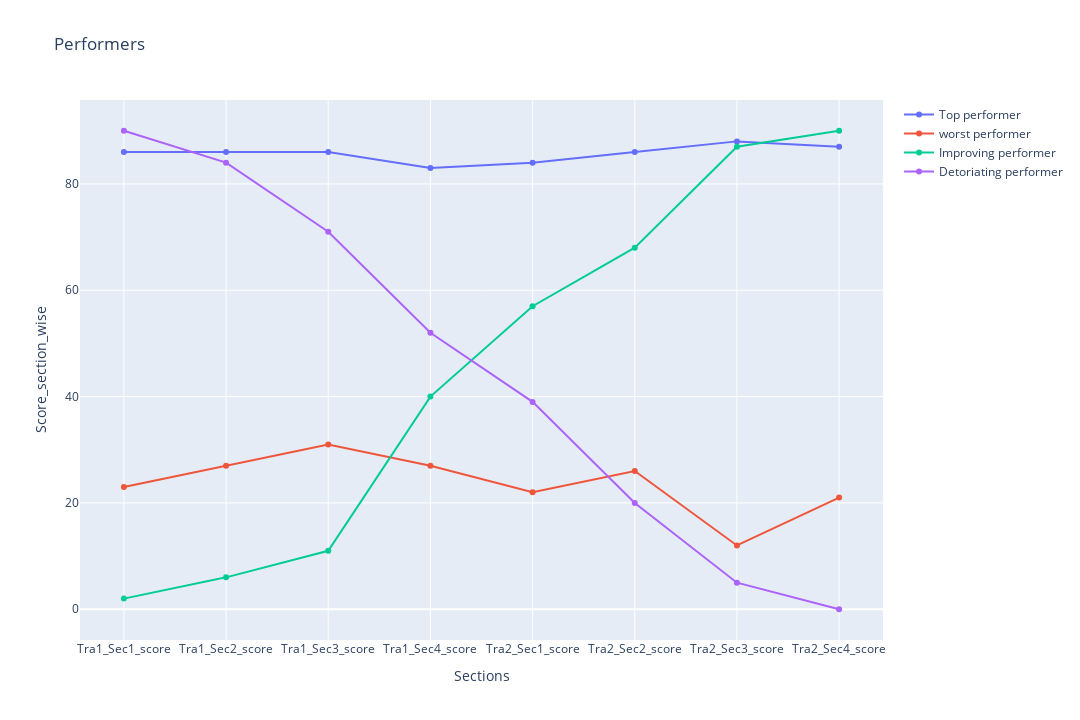

Notebook code for this chart:
### Code cell
# Showing best, worst, improving, deteriorating users ( *I am not able to make it dynamic*)
fig = go.Figure() 
fig.add_trace(go.Scatter(x=section_wise_score_trans.index[0:8],y=section_wise_score_trans['Dhanuk Subramanian'],
                    mode='lines+markers',
                    name='Top performer'))
fig.add_trace(go.Scatter(x=section_wise_score_trans.index[0:8],y=section_wise_score_trans['Madhav Sagar'],
                    mode='lines+markers',
                    name='worst performer'))
fig.add_trace(go.Scatter(x=section_wise_score_trans.index[0:8],y=section_wise_score_trans['Riaan Swamy'],
                    mode='lines+markers',
                    name='Improving performer'))
fig.add_trace(go.Scatter(x=section_wise_score_trans.index[0:8],y=section_wise_score_trans['Shayak Saran'],
                    mode='lines+markers',
                    name='Detoriating performer'))
fig.update_layout(title='Performers', xaxis_title='Sections', yaxis_title='Score_section_wise',height=720,width=1080)


fig.show()

### Figure 1 — Plotly figure (JSON) as saved in the notebook; plotly's stock layout.template omitted (floating-point values rounded to 4 significant figures)
{"data": [{"mode": "lines+markers", "name": "Top performer", "type": "scatter", "x": ["Tra1_Sec1_score", "Tra1_Sec2_score", "Tra1_Sec3_score", "Tra1_Sec4_score", "Tra2_Sec1_score", "Tra2_Sec2_score", "Tra2_Sec3_score", "Tra2_Sec4_score"], "y": [86, 86, 86, 83, 84, 86, 88, 87, 686]}, {"mode": "lines+markers", "name": "worst performer", "type": "scatter", "x": ["Tra1_Sec1_score", "Tra1_Sec2_score", "Tra1_Sec3_score", "Tra1_Sec4_score", "Tra2_Sec1_score", "Tra2_Sec2_score", "Tra2_Sec3_score", "Tra2_Sec4_score"], "y": [23, 27, 31, 27, 22, 26, 12, 21, 189]}, {"mode": "lines+markers", "name": "Improving performer", "type": "scatter", "x": ["Tra1_Sec1_score", "Tra1_Sec2_score", "Tra1_Sec3_score", "Tra1_Sec4_score", "Tra2_Sec1_score", "Tra2_Sec2_score", "Tra2_Sec3_score", "Tra2_Sec4_score"], "y": [2, 6, 11, 40, 57, 68, 87, 90, 361]}, {"mode": "lines+markers", "name": "Detoriating performer", "type": "scatter", "x": ["Tra1_Sec1_score", "Tra1_Sec2_score", "Tra1_Sec3_score", "Tra1_Sec4_score", "Tra2_Sec1_score", "Tra2_Sec2_score", "Tra2_Sec3_score", "Tra2_Sec4_score"], "y": [90, 84, 71, 52, 39, 20, 5, 0, 361]}], "layout": {"height": 720, "title": {"text": "Performers"}, "width": 1080, "xaxis": {"title": {"text": "Sections"}}, "yaxis": {"title": {"text": "Score_section_wise"}}}}
